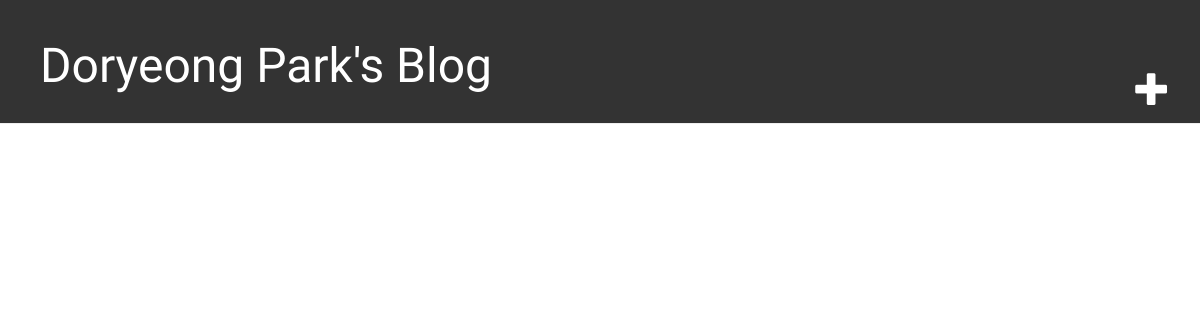
/, run on an earlier commit of the app's database.
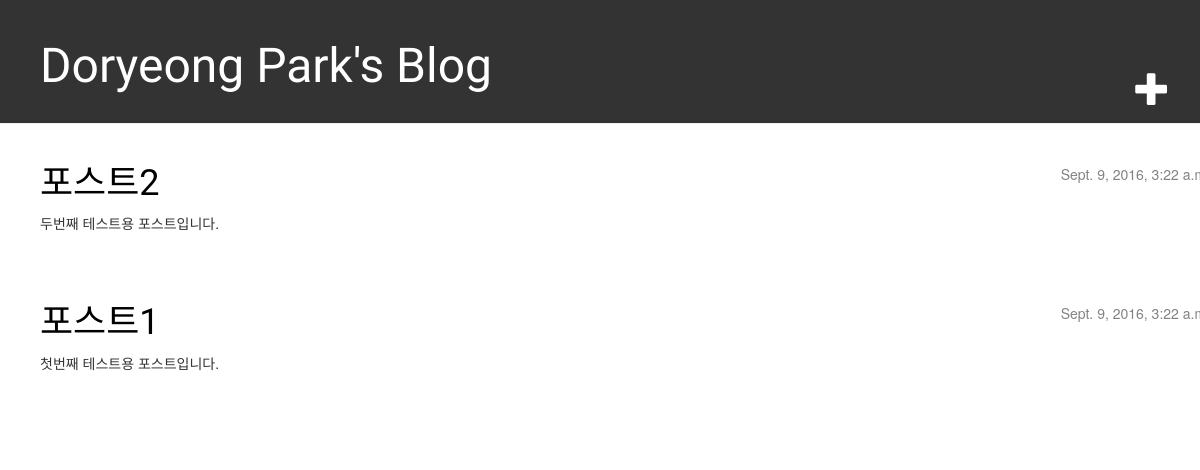
And on a later commit of the database.
### blog/models.py (models this page shows, shortened)
class Post(models.Model):
    author = models.ForeignKey(settings.AUTH_USER_MODEL)
    title = models.CharField(max_length=200)
    text = models.TextField()
    created_date = models.DateTimeField(default=timezone.now)
    published_date = models.DateTimeField(blank=True, null=True)

### blog/views.py (the view)
# urls.py: url(r'^$', views.post_list, name='post_list'),
def post_list(request):
    posts = Post.objects.filter(published_date__lte=timezone.now()).order_by('published_date')
    return render(request, 'blog/post_list.html', {'posts': posts})

### blog/templates/blog/post_list.html
{% extends "blog/base.html" %} {% block content %} {% for post in posts %}
<div class="post">
    <div class="date">
        {{ post.published_date }}
    </div>
    <h1><a href="{% url 'post_detail' pk=post.pk %}">{{ post.title }}</a></h1>
    <p>{{ post.text|linebreaks }}</p>
</div>
{% endfor %} {% endblock %}

What changed in the data, as far as the page shows it:
added Post: published_date "Sept. 9, 2016, 3:22…", title "포스트2", text "두번째 테스트용 포스트입니다."
now on this page (row edited): Post: published_date "Sept. 9, 2016, 3:22…", title "포스트1", text "첫번째 테스트용 포스트입니다."
